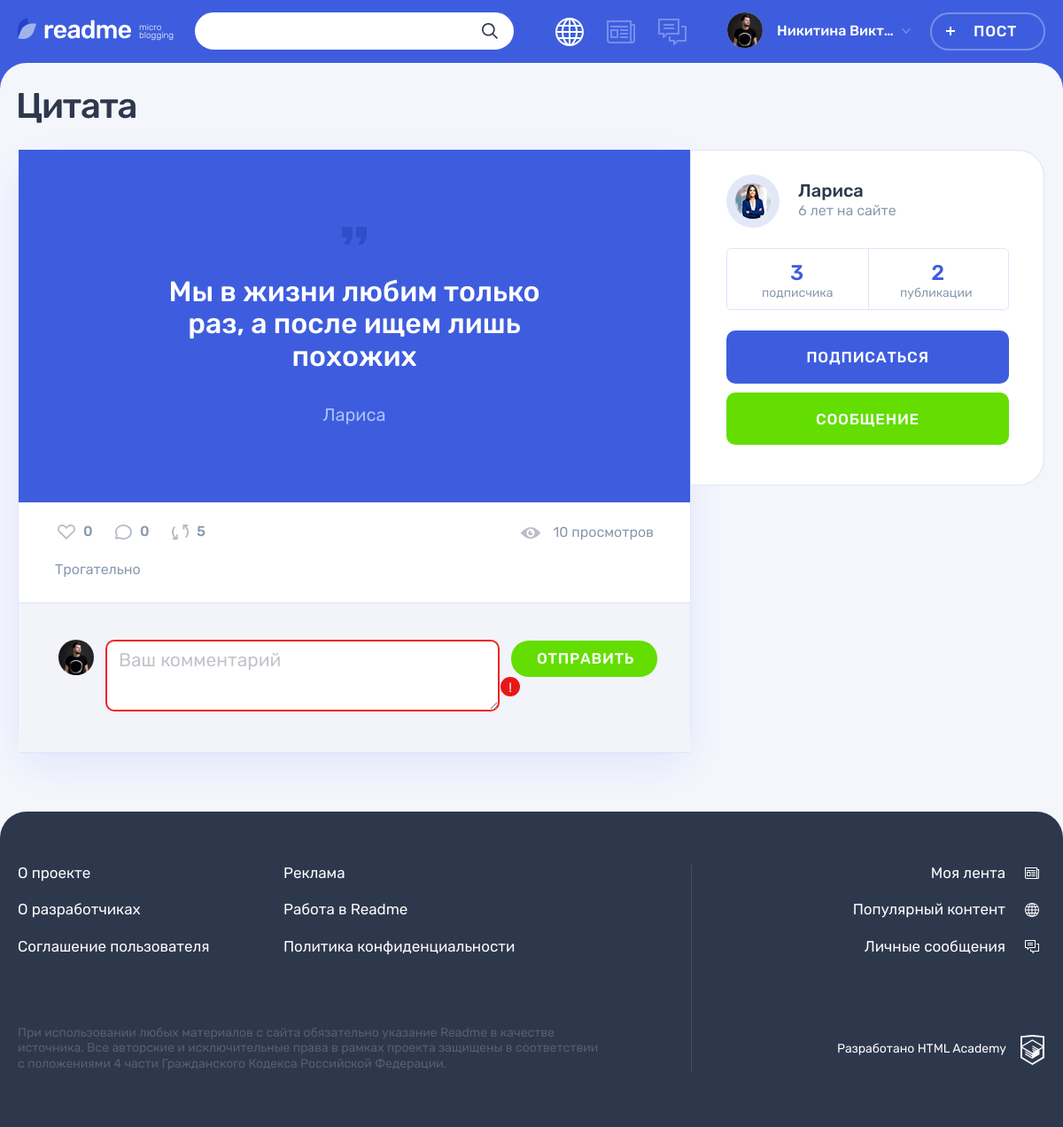
Screenshot of /post.php?post_id=1 with the database file from the repository.
### tables this page shows
CREATE TABLE IF NOT EXISTS post (
	id INT AUTO_INCREMENT PRIMARY KEY,
	dt_add DATETIME DEFAULT CURRENT_TIMESTAMP,
	p_title VARCHAR(255) NOT NULL,
	p_content TEXT,
	author VARCHAR(128) COMMENT 'Автор цитаты: задаётся пользователем',
	p_img VARCHAR(255) COMMENT 'Изображение: ссылка на сохранённый файл изображения',
	p_video VARCHAR(255) COMMENT 'Видео: ссылка на видео с youtube',
	p_link VARCHAR(255) COMMENT 'Ссылка: ссылка на сайт, задаётся пользователем;',
	user_id INT NOT NULL COMMENT 'Автор поста. Поле связи с user.id',
	category_id INT NOT NULL COMMENT 'Контент/категория поста. Поле связи с category.id',
	view_count INT UNSIGNED DEFAULT 0,
	INDEX (user_id),
	INDEX (category_id),
	FOREIGN KEY (user_id) REFERENCES user (id),
	FOREIGN KEY (category_id) REFERENCES category (id)
) COMMENT 'Посты';

CREATE TABLE IF NOT EXISTS hashtag (
	id INT AUTO_INCREMENT PRIMARY KEY,
	h_name VARCHAR(128) NOT NULL UNIQUE
) COMMENT 'Хештеги';

CREATE TABLE IF NOT EXISTS user (
	id INT AUTO_INCREMENT PRIMARY KEY,
	dt_add DATETIME DEFAULT CURRENT_TIMESTAMP,
	email VARCHAR(128) NOT NULL UNIQUE,
	login VARCHAR(50) NOT NULL,
	password VARCHAR(255) NOT NULL,
	avatar VARCHAR(255)
) COMMENT 'Зарегистрированные пользователи';

### helpers.php (called while the page is built, shortened)
<?php
function get_noun_plural_form(int $number, string $one, string $two, string $many): string
{
    $number = (int)$number;
    $mod10 = $number % 10;
    $mod100 = $number % 100;
    switch (true) {
        case ($mod10 > 5):
            return $many;
        case ($mod10 >= 2 && $mod10 <= 4):
            return $two;
        default:
            return $many;
    }
}
function include_template($name, array $data = [])
{
    $name = 'templates/' . $name;
    extract($data);
    require $name;
    $result = ob_get_clean();
    return $result;
}

### functions.php (called while the page is built, shortened)
<?php
function get_interval ($date, $not_ago = 0) {
    $cur_date = date_create("now");
    $date = date_create($date);
    $date_string = $date->format('Y.m.d H:i');
    $cur_date_string = $cur_date->format('Y.m.d H:i');
    $diff = date_diff($date, $cur_date);
    $days = $diff->days;
    $hours_in_day = 24;
    $days_in_week = 7;
    $days_in_5weeks = 35;
    $days_in_year = 365;
    if ($cur_date_string > $date_string) {
        if ($days < 1) {
            $hours = $diff->h;
            if (1 <= $hours and $hours < $hours_in_day) {
                $time_count = $hours . " час" . get_noun_plural_form($hours, '', 'а', 'ов');
            }
            elseif ($hours < 1) {
                $minuts = $diff->i;
                $time_count = $minuts . " минут" . get_noun_plural_form($minuts, 'у', 'ы', '');
            }
        } elseif (1 <= $days) {
            if ($days < $days_in_week) {
                $time_count = $days . " " . get_noun_plural_form($days, 'день', 'дня', 'дней');
            } elseif ($days_in_week <= $days and $days < $days_in_5weeks) {
                $weeks = floor($days / $days_in_week);
                $time_count = $weeks . " недел" . get_noun_plural_form($weeks, 'ю', 'и', 'ь');
            } elseif ($days_in_5weeks <= $days and $days < $days_in_year) {
                $months = $diff->m;
                $time_count = $months . " месяц" . get_noun_plural_form($months, '', 'а', 'ев');
            } elseif ($days_in_year <= $days) {
                $years = $diff->y;
                $time_count = $years . " " . get_noun_plural_form($years, 'год', 'года', 'лет');
            }
        }
    } elseif ($cur_date_string == $date_string) {
        $time_count = "только что";
    } else {
        $time_count = $date_string . " - дата в будущем";
    }
    return $time_count;
}
function get_result ($db_link, $query, $mode = 2) {
    $result = mysqli_query($db_link, $query);
    $rows = mysqli_num_rows($result);
    if ($rows) {
        if ($mode == 1) {
            $array = mysqli_fetch_array($result);
            $array = $array[0];
        } elseif ($mode == 2) {
            $array = mysqli_fetch_all($result, MYSQLI_ASSOC);
        } elseif ($mode == 3) {
            $array = mysqli_fetch_assoc($result);
        } elseif ($mode == 4) {
            $array = mysqli_fetch_all($result);
            $array = array_column($array,0);
        } else {
            exit('Неверный mode');
        }
    } else {
        $array = [];
    }
    return $array;
}
function get_number ($db_link, $table, $condition) {
    $query = '
        SELECT COUNT(id)
        FROM '. $table .'
        WHERE '.$condition;
    $number = get_result($db_link, $query, 1);
    return $number;
}

### templates/posting.php (the view, shortened to what this page needs)
<main class="page__main page__main--publication">
	<div class="container">
		<h1 class="page__title page__title--publication"><?= $post['p_title']; ?></h1>
		<section class="post-details">
			<div class="post-details__wrapper post-<?= $post['category']; ?>">
				<div class="post-details__main-block post post--details">
					<?php require_once $post_type; ?>
					<div class="post__indicators">
						<div class="post__buttons">
							<a class="post__indicator post__indicator--likes button" href="#"
								title="Лайк"> <svg class="post__indicator-icon" width="20"
									height="17">
                          <use xlink:href="#icon-heart"></use>
                        </svg>  <span><?= $arr_num['likes_count']; ?></span>
							</a> <a class="post__indicator post__indicator--comments button"
								href="#" title="Комментарии"> <svg class="post__indicator-icon"
									width="19" height="17">
                          <use xlink:href="#icon-comment"></use>
                        </svg> <span><?= $arr_num['comments_count']; ?></span>
							</a> <a class="post__indicator post__indicator--repost button"
								href="#" title="Репост"> <svg class="post__indicator-icon"
									width="19" height="17">
                          <use xlink:href="#icon-repost"></use>
                        </svg> <span>5</span>
							</a>
						</div>
						<span class="post__view"><?php echo $post['view_count'] . " " .  $view_word ?></span>
					</div>
					<?php if ($hashtags): ?>
					<ul class="post__tags">
						<?php foreach ($hashtags as $hashtag): ?>
						<li><a href="#"><?= $hashtag; ?></a></li>
						<?php endforeach; ?>
					</ul>
					<?php endif; ?>
					<div class="comments">
					<form class="comments__form form" action="#" method="post">
						<div class="comments__my-avatar">
							<img class="comments__picture" src="img/userpic-medium.jpg"
								alt="Аватар пользователя">
						</div>
						<div class="form__input-section form__input-section--error">
							<textarea class="comments__textarea form__textarea form__input"
								placeholder="Ваш комментарий"></textarea>
							<button class="form__error-button button" type="button">!</button>
						</div>
						<button class="comments__submit button button--green"
							type="submit">Отправить</button>
					</form>
				</div>
			</div>
			<div class="post-details__user user">
				<div class="post-details__user-info user__info">
					<div class="post-details__avatar user__avatar">
						<a class="post-details__avatar-link user__avatar-link" href="#"> <img
							class="post-details__picture user__picture"
							src="img/<?= $post['avatar']; ?>" alt="Аватар пользователя">
						</a>
					</div>
					<div class="post-details__name-wrapper user__name-wrapper">
						<a class="post-details__name user__name" href="#"> <span><?= $post['login']; ?></span>
						</a>
						<time class="post-details__time user__time"
							datetime="<?= $post['date_user_title']; ?>"><?= $post['date_user_interval']; ?> на сайте</time>
					</div>
				</div>
				<div class="post-details__rating user__rating">
					<p
						class="post-details__rating-item user__rating-item user__rating-item--subscribers">
						<span class="post-details__rating-amount user__rating-amount"><?= $arr_num['followers_count']; ?></span>
						<span class="post-details__rating-text user__rating-text"><?= $followers_word; ?></span>
					</p>
					<p
						class="post-details__rating-item user__rating-item user__rating-item--publications">
						<span class="post-details__rating-amount user__rating-amount"><?= $arr_num['posts_count']; ?></span>
						<span class="post-details__rating-text user__rating-text"><?= $posts_word; ?></span>
					</p>
				</div>
				<div class="post-details__user-buttons user__buttons">
					<button
						class="user__button user__button--subscription button button--main"
						type="button">Подписаться</button>
					<a class="user__button user__button--writing button button--green"
						href="#">Сообщение</a>
				</div>
			</div>
		</div>
		</section>
	</div>
</main>

### templates/post-quote.php
<div class="post-details__image-wrapper post-quote">
  <div class="post__main">
    <blockquote>
      <p>
        <?= $post['p_content']; ?>
      </p>
      <cite><?= $post['author']; ?></cite>
    </blockquote>
  </div>
</div>

### rows the page displays
post: p_title "Цитата", p_content "Мы в жизни любим только раз, а после ищем лишь похожих", author "Лариса", view_count "10", user.avatar (picture), user.login "Лариса"
hashtag: h_name "Трогательно"

### other values shown
$user_name "Никитина Викт…"
$arr_num['likes_count'] "0"
$arr_num['comments_count'] "0"
$view_word "просмотров"
$post['date_user_interval'] "6 лет"
$arr_num['followers_count'] "3"
$followers_word "подписчика"
$arr_num['posts_count'] "2"
$posts_word "публикации"
